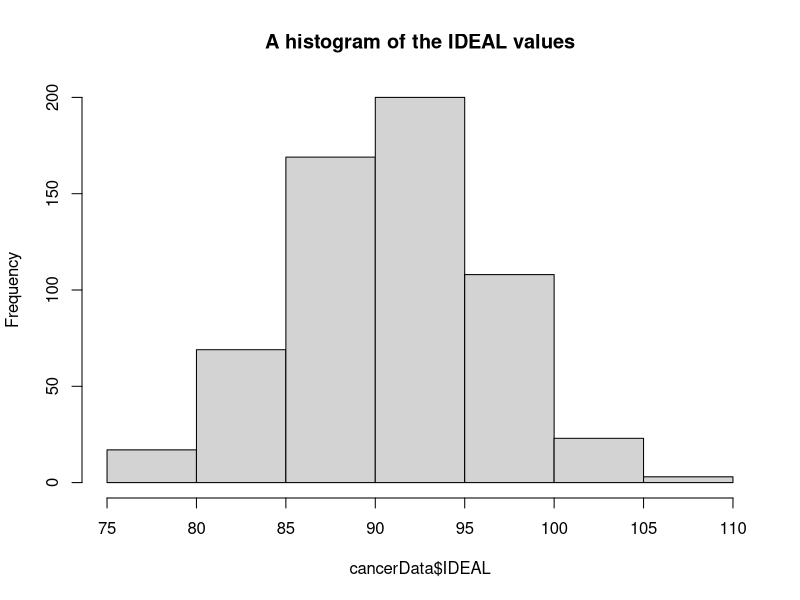
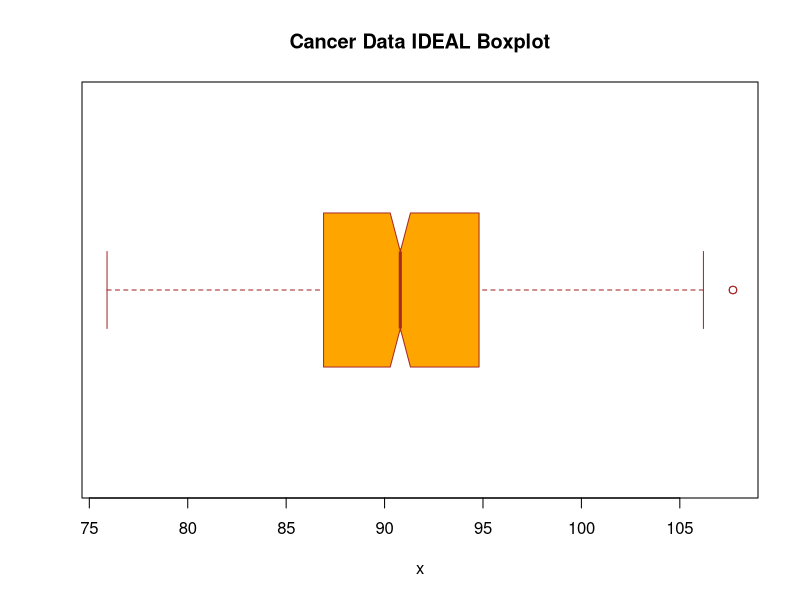
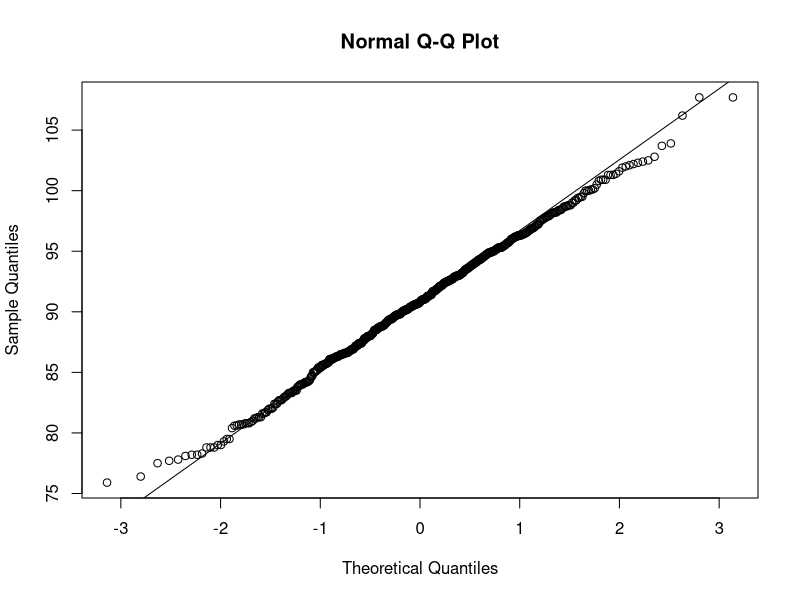

R code for these plots, in order:

library(plyr)
library(tidyverse)

############CLEANING AND REVIEW OF DATA SET#####################
############CLEANING AND REVIEW OF DATA SET#####################
############CLEANING AND REVIEW OF DATA SET#####################

cancerData =read.csv("Cancer.csv",sep=",") 

summary(cancerData$PROTEIN)

plyr::count(cancerData, 'SUBJNO')
plyr::count(cancerData, 'PROTEIN')


############################################# THE IDEAL VALUES #######################################
############################################# THE IDEAL VALUES #######################################
############################################# THE IDEAL VALUES #######################################

##DESCRIPTIVE STATS AND GRAPHS/CHARTS

plyr::count(cancerData, 'IDEAL')
summary(cancerData$IDEAL)
thirdQuantile <- quantile(cancerData$IDEAL)[4]
firstQuantile <- quantile(cancerData$IDEAL)[2]

interqurtRange <- IQR(cancerData$IDEAL)*1.5

outliersAbove <- thirdQuantile + interqurtRange
outliersBelow <- firstQuantile - interqurtRange

#Get a histogram, mean, standard deviation
histogramIDEAL=hist(cancerData$IDEAL, main="A histogram of the IDEAL values")
meanIDEAL <- mean(cancerData$IDEAL,na.rm=TRUE)
sdIDEAL <- sd(cancerData$IDEAL,na.rm=TRUE)
print (paste("IDEAL Mean: ", meanIDEAL))
print (paste("IDEAL St. Dev: ", sdIDEAL))

cancerIdealBoxPlot <-
  boxplot(cancerData$IDEAL,
          main = "Cancer Data IDEAL Boxplot",
          xlab = "x",
          col = "orange",
          border = "brown",
          horizontal = TRUE,
          notch = TRUE
          )

cancerIdealBoxPlot


qqnorm(cancerData$IDEAL)
qqline(cancerData$IDEAL)
ks.test(x=cancerData$IDEAL,"pnorm",mean=meanIDEAL,sd=sdIDEAL)
shapiro.test(cancerData$IDEAL)